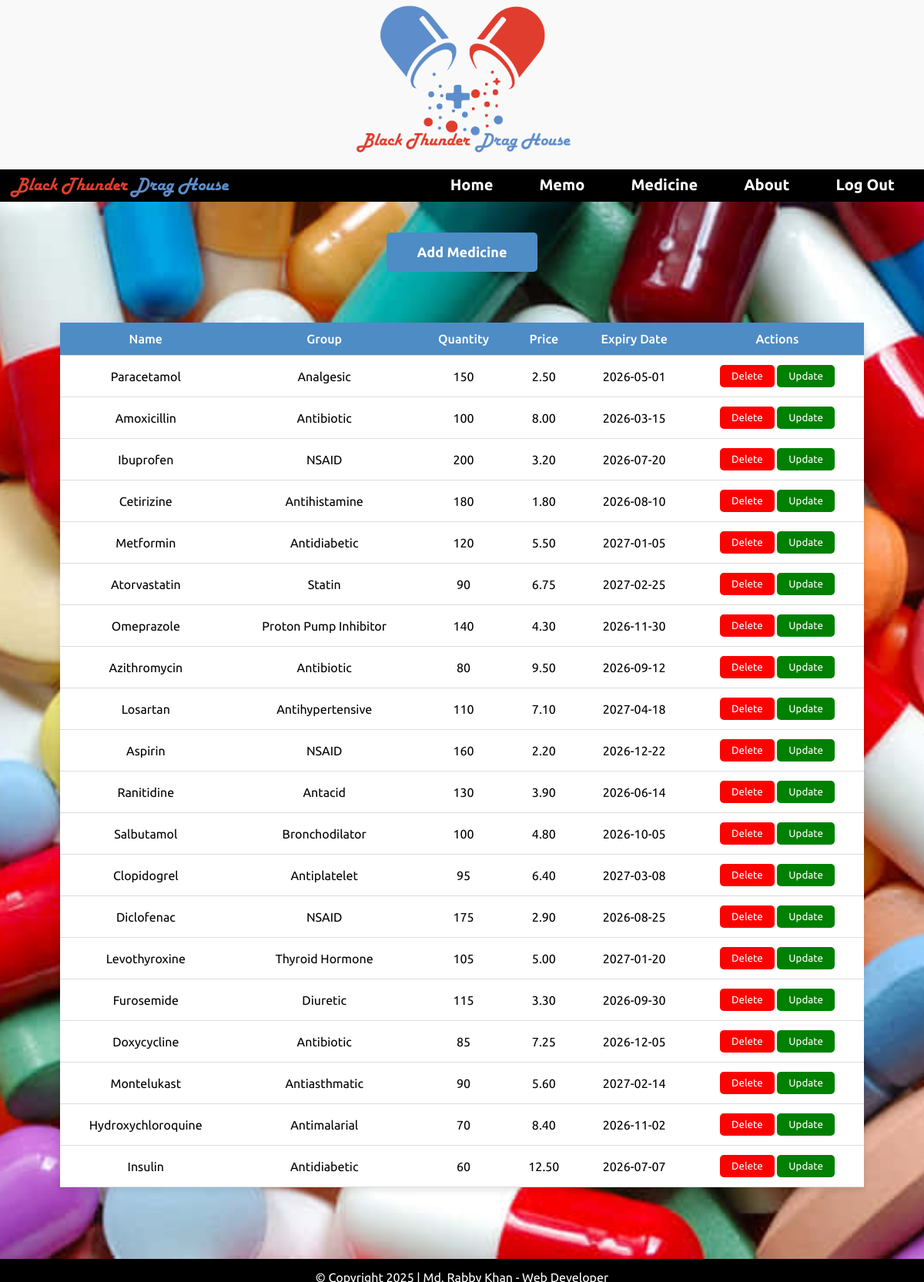
The app's page /medicine.php with its own data.
### tables this page shows
create table medicines(
    id int auto_increment primary key,
    name varchar(50) UNIQUE,
    groupe varchar(50),
    price decimal(10,2),
    expiry_date date,
    quantity int
);

### medicine.php (the view, shortened to what this page needs)
<?php
require_once 'conn.php';
$sq = "SELECT * FROM medicines";
$result = mysqli_query($conn, $sq);
?>
<!DOCTYPE html>
<head>
</head>
<body>
    <?php include 'navbar.php'; ?>
        <main>
            <button class="add-medicine" onclick="location.href='add_medicine.php'">Add Medicine</button><br><br>
            <?php
            echo "<table class='medicine-table'>
                    <tr>
                        <th>Name</th>
                        <th>Group</th>
                        <th>Quantity</th>
                        <th>Price</th>
                        <th>Expiry Date</th>
                        <th>Actions</th>
                    </tr>";
            while($data = mysqli_fetch_assoc($result)){
    $id = $data['id'];
    $Name = $data['name'];
    $Group = $data['groupe'];
    $Quantity = $data['quantity'];
    $Price = $data['price'];
    $ExpiryDate = $data['expiry_date'];
    echo "<tr>
            <td>$Name</td>
            <td>$Group</td>
            <td>$Quantity</td>
            <td>$Price</td>
            <td>$ExpiryDate</td>
            <td>
                <a href='delete_medicine.php?deleteid=$id'  onclick=\"return confirm('Are you sure want to delete $Name Medicine ?')\"><button class='delete_button'>Delete</button></a>
                <a href='update_medicine.php?updateid=$id' ><button class='update_button'>Update</button?</a></td>
        </tr>";
            }
            echo "</table>";
            ?>
        </main>
    <?php include 'footer.php'; ?>
</body>
</html>

### navbar.php (shortened to what this page needs)
<!DOCTYPE html>
<html lang="en">
<head>
</head>
<body>
<header>
            <a href="home.php"><img src="logo.png" alt="Logo"></a>
        </header>
        <nav class="nav">
            <a href="home.php"><img class="logo-img" src="Logo2.png" alt="logo"></a>
            <ul>
                <li><a href="home.php" >Home</a></li>
                <li><a href="memo.php">Memo</a></li>
                <li><a href="medicine.php" >Medicine</a></li>
                <li><a href="about.php" >About</a></li>
                <li><a href="index.php">Log Out</a></li>
            </ul>
        </nav>
</body>
</html>

### footer.php (shortened to what this page needs)
<footer>
        <p> &copy Copyright 2025 | Md. Rabby Khan - Web Developer</p>
</footer>

### medicine.php (style rules this page uses)
* { margin:0; padding:0; box-sizing: border-box; }
body, html { height: 100%; font-family: 'Ubuntu', sans-serif; background: #f9f9f9; display: flex; flex-direction: column; }
main { flex: 1; display: flex; background-image:url('medicine.jpg'); background-size: cover; background-position: center; flex-direction: column; align-items: center; justify-content: flex-start; padding: 40px 20px; }
.add-medicine { padding: 15px 40px; background-color: rgb(78, 140, 197); color:white; border-radius: 5px; border: none; font-weight: 800; font-size: 18px; cursor: pointer; margin-bottom: 30px; transition: 0.3s; }
.medicine-table { width: 90%; max-width: 1200px; border-collapse: collapse; margin-bottom: 50px; box-shadow: 0px 4px 10px rgba(0,0,0,0.1); background-color: #fff; }
.medicine-table th, .medicine-table td { padding: 12px 15px; text-align: center; border-bottom: 1px solid #ddd; }
.medicine-table th { background-color: #4e8cc5; color: white; font-weight: 500; }
.delete_button, .update_button { padding: 7px 15px; border-radius: 5px; border: none; color: #fff; cursor: pointer; transition: 0.3s; }
.delete_button { background-color: red; }
.update_button { background-color: green; }
footer { width: 100%; background: #333; color: #fff; padding: 15px 0; text-align: center; }

### navbar.php (style rules this page uses)
:root { --red: rgb(185, 37, 37); --blue: rgb(78, 140, 197); --black: black; --white: white; }
* { margin: 0px; padding: 0px; box-sizing: border-box; font-family: "Ubuntu", sans-serif; }
header img { height: 200px; width: auto; display: block; align-items: center; justify-items: center; justify-content: center; margin:0 auto; }
nav { height: 42px; width: 100%; background-color: var(--black); padding: 8px; margin-top: 20px; display: flex; justify-content: space-between; }
nav ul li { margin: 0px 10px; float: left; color: var(--white); font-size: 20px; font-weight: 700; list-style-type: none; }
nav ul li a { text-decoration: none; margin: 0px 20px; float: left; color: var(--white); font-size: 20px; font-weight: 700; }

### footer.php (style rules this page uses)
:root { --red: rgb(185, 37, 37); --blue: rgb(78, 140, 197); --black: black; --white: white; }
* { margin: 0px; padding: 0px; box-sizing: border-box; font-family: "Ubuntu", sans-serif; }
footer { height: 30px; width: 100%; background-color: var(--black); color: var(--white); }
footer p { text-align: center; }

### records on screen
medicines: name "Paracetamol", groupe "Analgesic", quantity "150", price "2.50", expiry_date "2026-05-01"
medicines: name "Amoxicillin", groupe "Antibiotic", quantity "100", price "8.00", expiry_date "2026-03-15"
medicines: name "Ibuprofen", groupe "NSAID", quantity "200", price "3.20", expiry_date "2026-07-20"
medicines: name "Cetirizine", groupe "Antihistamine", quantity "180", price "1.80", expiry_date "2026-08-10"
medicines: name "Metformin", groupe "Antidiabetic", quantity "120", price "5.50", expiry_date "2027-01-05"
medicines: name "Atorvastatin", groupe "Statin", quantity "90", price "6.75", expiry_date "2027-02-25"
medicines: name "Omeprazole", groupe "Proton Pump Inhibitor", quantity "140", price "4.30", expiry_date "2026-11-30"
medicines: name "Azithromycin", groupe "Antibiotic", quantity "80", price "9.50", expiry_date "2026-09-12"
medicines: name "Losartan", groupe "Antihypertensive", quantity "110", price "7.10", expiry_date "2027-04-18"
medicines: name "Aspirin", groupe "NSAID", quantity "160", price "2.20", expiry_date "2026-12-22"
medicines: name "Ranitidine", groupe "Antacid", quantity "130", price "3.90", expiry_date "2026-06-14"
medicines: name "Salbutamol", groupe "Bronchodilator", quantity "100", price "4.80", expiry_date "2026-10-05"
medicines: name "Clopidogrel", groupe "Antiplatelet", quantity "95", price "6.40", expiry_date "2027-03-08"
medicines: name "Diclofenac", groupe "NSAID", quantity "175", price "2.90", expiry_date "2026-08-25"
medicines: name "Levothyroxine", groupe "Thyroid Hormone", quantity "105", price "5.00", expiry_date "2027-01-20"
medicines: name "Furosemide", groupe "Diuretic", quantity "115", price "3.30", expiry_date "2026-09-30"
medicines: name "Doxycycline", groupe "Antibiotic", quantity "85", price "7.25", expiry_date "2026-12-05"
medicines: name "Montelukast", groupe "Antiasthmatic", quantity "90", price "5.60", expiry_date "2027-02-14"
medicines: name "Hydroxychloroquine", groupe "Antimalarial", quantity "70", price "8.40", expiry_date "2026-11-02"
medicines: name "Insulin", groupe "Antidiabetic", quantity "60", price "12.50", expiry_date "2026-07-07"
